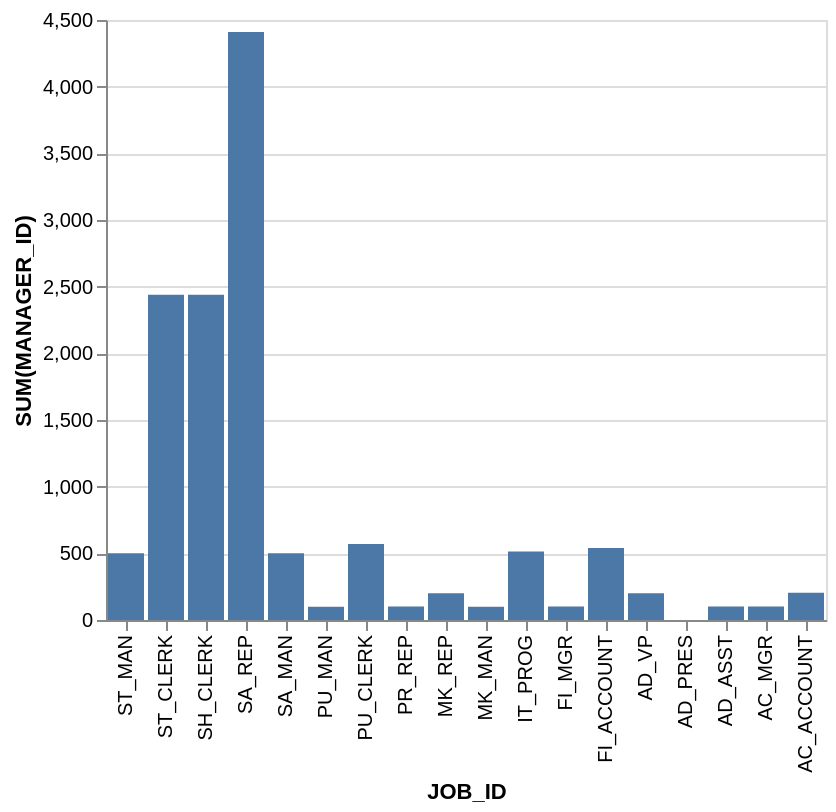

This figure's Vega-Lite source:
### Vega-Lite specification from a JSON file in a GitHub repository (floating-point values rounded to 4 significant figures)
{"data": {"values": [{"x_data": "ST_MAN", "y_data": 500}, {"x_data": "ST_CLERK", "y_data": 2440}, {"x_data": "SH_CLERK", "y_data": 2440}, {"x_data": "SA_REP", "y_data": 4410}, {"x_data": "SA_MAN", "y_data": 500}, {"x_data": "PU_MAN", "y_data": 100}, {"x_data": "PU_CLERK", "y_data": 570}, {"x_data": "PR_REP", "y_data": 101}, {"x_data": "MK_REP", "y_data": 201}, {"x_data": "MK_MAN", "y_data": 100}, {"x_data": "IT_PROG", "y_data": 514}, {"x_data": "FI_MGR", "y_data": 101}, {"x_data": "FI_ACCOUNT", "y_data": 540}, {"x_data": "AD_VP", "y_data": 200}, {"x_data": "AD_PRES", "y_data": 0}, {"x_data": "AD_ASST", "y_data": 101}, {"x_data": "AC_MGR", "y_data": 101}, {"x_data": "AC_ACCOUNT", "y_data": 205}]}, "mark": "bar", "encoding": {"x": {"field": "x_data", "type": "nominal", "title": "JOB_ID", "sort": "descending"}, "y": {"field": "y_data", "type": "quantitative", "title": "SUM(MANAGER_ID)"}}}
